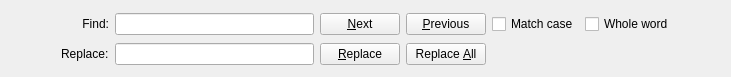
<?xml version="1.0" encoding="UTF-8"?>
<ui version="4.0">
 <class>QSciSearchBar</class>
 <widget class="QWidget" name="QSciSearchBar">
  <property name="geometry">
   <rect>
    <x>0</x>
    <y>0</y>
    <width>731</width>
    <height>77</height>
   </rect>
  </property>
  <property name="windowTitle">
   <string>Form</string>
  </property>
  <layout class="QGridLayout" name="gridLayout">
   <item row="1" column="3">
    <widget class="QPushButton" name="replaceBtn">
     <property name="text">
      <string>&amp;Replace</string>
     </property>
    </widget>
   </item>
   <item row="0" column="1">
    <widget class="QLabel" name="label">
     <property name="text">
      <string>Find:</string>
     </property>
     <property name="alignment">
      <set>Qt::AlignRight|Qt::AlignTrailing|Qt::AlignVCenter</set>
     </property>
     <property name="buddy">
      <cstring>findEdit</cstring>
     </property>
    </widget>
   </item>
   <item row="0" column="5">
    <widget class="QCheckBox" name="caseBox">
     <property name="text">
      <string>Match case</string>
     </property>
    </widget>
   </item>
   <item row="1" column="1">
    <widget class="QLabel" name="replaceLabel">
     <property name="text">
      <string>Replace:</string>
     </property>
     <property name="buddy">
      <cstring>replaceEdit</cstring>
     </property>
    </widget>
   </item>
   <item row="0" column="3">
    <widget class="QPushButton" name="nextBtn">
     <property name="text">
      <string>&amp;Next</string>
     </property>
    </widget>
   </item>
   <item row="0" column="2">
    <widget class="QLineEdit" name="findEdit"/>
   </item>
   <item row="1" column="4">
    <widget class="QPushButton" name="replaceAllBtn">
     <property name="text">
      <string>Replace &amp;All</string>
     </property>
    </widget>
   </item>
   <item row="0" column="4">
    <widget class="QPushButton" name="prevBtn">
     <property name="text">
      <string>&amp;Previous</string>
     </property>
    </widget>
   </item>
   <item row="0" column="0">
    <widget class="QPushButton" name="closeBtn">
     <property name="sizePolicy">
      <sizepolicy hsizetype="Minimum" vsizetype="Minimum">
       <horstretch>0</horstretch>
       <verstretch>0</verstretch>
      </sizepolicy>
     </property>
     <property name="styleSheet">
      <string notr="true">padding: 5px</string>
     </property>
     <property name="text">
      <string/>
     </property>
     <property name="icon">
      <iconset resource="../actions.qrc">
       <normaloff>:/actions/red-cross</normaloff>:/actions/red-cross</iconset>
     </property>
     <property name="flat">
      <bool>true</bool>
     </property>
    </widget>
   </item>
   <item row="1" column="2">
    <widget class="QLineEdit" name="replaceEdit"/>
   </item>
   <item row="0" column="7">
    <widget class="QPushButton" name="expandBtn">
     <property name="text">
      <string/>
     </property>
     <property name="icon">
      <iconset resource="../icons.qrc">
       <normaloff>:/icons/arrow-top</normaloff>
       <normalon>:/icons/arrow-bottom</normalon>:/icons/arrow-top</iconset>
     </property>
     <property name="checkable">
      <bool>true</bool>
     </property>
     <property name="flat">
      <bool>true</bool>
     </property>
    </widget>
   </item>
   <item row="0" column="6">
    <widget class="QCheckBox" name="wholeBox">
     <property name="text">
      <string>Whole word</string>
     </property>
    </widget>
   </item>
  </layout>
 </widget>
 <resources>
  <include location="../actions.qrc"/>
  <include location="../icons.qrc"/>
 </resources>
 <connections/>
</ui>
